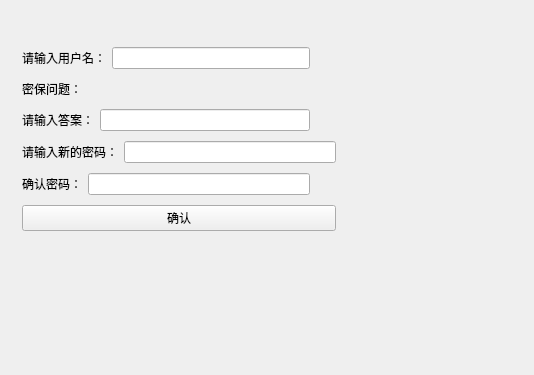
<?xml version="1.0" encoding="UTF-8"?>
<ui version="4.0">
 <class>Find_ui</class>
 <widget class="QWidget" name="Find_ui">
  <property name="geometry">
   <rect>
    <x>0</x>
    <y>0</y>
    <width>534</width>
    <height>375</height>
   </rect>
  </property>
  <property name="maximumSize">
   <size>
    <width>16777215</width>
    <height>16777215</height>
   </size>
  </property>
  <property name="windowTitle">
   <string>Form</string>
  </property>
  <widget class="QWidget" name="">
   <property name="geometry">
    <rect>
     <x>22</x>
     <y>43</y>
     <width>314</width>
     <height>195</height>
    </rect>
   </property>
   <layout class="QVBoxLayout" name="verticalLayout">
    <item>
     <layout class="QHBoxLayout" name="horizontalLayout">
      <item>
       <widget class="QLabel" name="label_6">
        <property name="text">
         <string>请输入用户名：</string>
        </property>
       </widget>
      </item>
      <item>
       <widget class="QLineEdit" name="lineEdit_4"/>
      </item>
      <item>
       <widget class="QLabel" name="icon1">
        <property name="minimumSize">
         <size>
          <width>20</width>
          <height>20</height>
         </size>
        </property>
        <property name="maximumSize">
         <size>
          <width>20</width>
          <height>20</height>
         </size>
        </property>
        <property name="styleSheet">
         <string notr="true">border-image: url(:/icon/frzb7I0d2g.jpg);</string>
        </property>
        <property name="text">
         <string/>
        </property>
       </widget>
      </item>
     </layout>
    </item>
    <item>
     <layout class="QHBoxLayout" name="horizontalLayout_2">
      <item>
       <widget class="QLabel" name="label">
        <property name="minimumSize">
         <size>
          <width>150</width>
          <height>20</height>
         </size>
        </property>
        <property name="text">
         <string>密保问题：</string>
        </property>
       </widget>
      </item>
      <item>
       <widget class="QLabel" name="label_5">
        <property name="minimumSize">
         <size>
          <width>150</width>
          <height>20</height>
         </size>
        </property>
        <property name="maximumSize">
         <size>
          <width>150</width>
          <height>20</height>
         </size>
        </property>
        <property name="text">
         <string/>
        </property>
       </widget>
      </item>
     </layout>
    </item>
    <item>
     <layout class="QHBoxLayout" name="horizontalLayout_3">
      <item>
       <widget class="QLabel" name="label_2">
        <property name="text">
         <string>请输入答案：</string>
        </property>
       </widget>
      </item>
      <item>
       <widget class="QLineEdit" name="lineEdit"/>
      </item>
      <item>
       <widget class="QLabel" name="icon2">
        <property name="minimumSize">
         <size>
          <width>20</width>
          <height>20</height>
         </size>
        </property>
        <property name="maximumSize">
         <size>
          <width>20</width>
          <height>20</height>
         </size>
        </property>
        <property name="styleSheet">
         <string notr="true">border-image: url(:/icon/frzb7I0d2g.jpg);</string>
        </property>
        <property name="text">
         <string/>
        </property>
       </widget>
      </item>
     </layout>
    </item>
    <item>
     <layout class="QHBoxLayout" name="horizontalLayout_4">
      <item>
       <widget class="QLabel" name="label_3">
        <property name="text">
         <string>请输入新的密码：</string>
        </property>
       </widget>
      </item>
      <item>
       <widget class="QLineEdit" name="lineEdit_2"/>
      </item>
     </layout>
    </item>
    <item>
     <layout class="QHBoxLayout" name="horizontalLayout_5">
      <item>
       <widget class="QLabel" name="label_4">
        <property name="text">
         <string>确认密码：</string>
        </property>
       </widget>
      </item>
      <item>
       <widget class="QLineEdit" name="lineEdit_3"/>
      </item>
      <item>
       <widget class="QLabel" name="icon3">
        <property name="minimumSize">
         <size>
          <width>20</width>
          <height>20</height>
         </size>
        </property>
        <property name="maximumSize">
         <size>
          <width>20</width>
          <height>20</height>
         </size>
        </property>
        <property name="styleSheet">
         <string notr="true">border-image: url(:/icon/frzb7I0d2g.jpg);</string>
        </property>
        <property name="text">
         <string/>
        </property>
       </widget>
      </item>
     </layout>
    </item>
    <item>
     <widget class="QPushButton" name="pushButton">
      <property name="text">
       <string>确认</string>
      </property>
     </widget>
    </item>
   </layout>
  </widget>
 </widget>
 <resources/>
 <connections/>
</ui>
